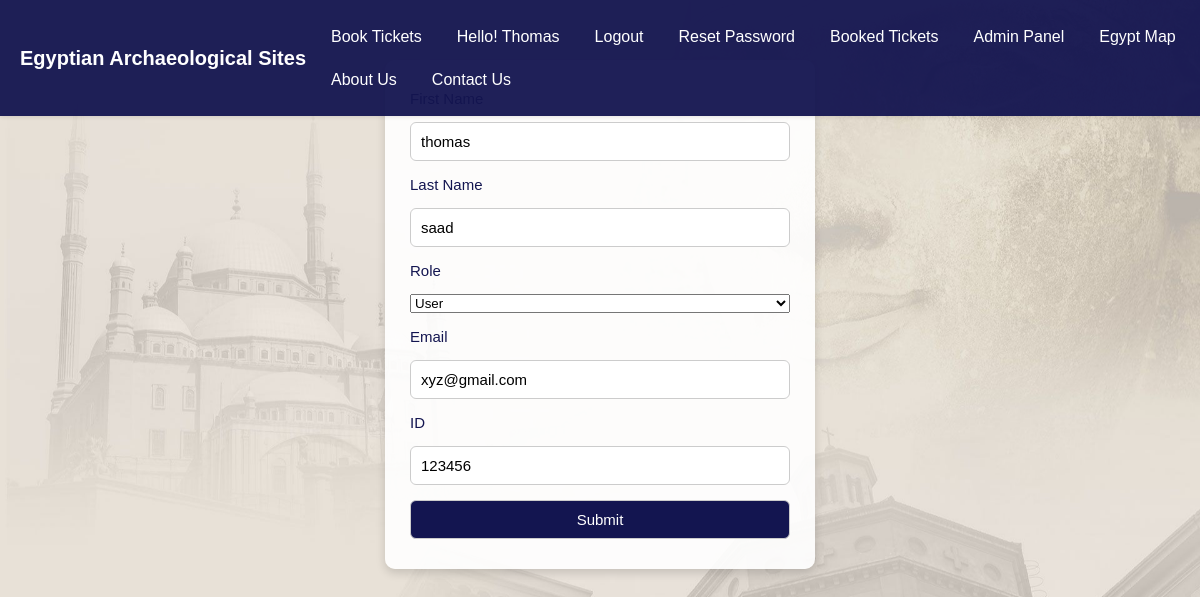
The page /edit.php?id=123456 (signed in) on the database its author committed.
### tables this page shows
CREATE TABLE `users` (
  `first_name` varchar(100) NOT NULL,
  `last_name` varchar(100) NOT NULL,
  `email` varchar(50) NOT NULL,
  `password` varchar(255) NOT NULL,
  `ID` bigint NOT NULL,
  `rule` tinyint(1) NOT NULL DEFAULT '0',
  PRIMARY KEY (`ID`)
);

### Database/conn.php (called while the page is built)
<?php
require_once 'crud.php';
    $host = 'localhost';
    $db = 'arch-egypt';
    $user = 'root';
    $pass = 'root';
    $charset = 'utf8';
    $dsn = "mysql:host=$host;dbname=$db;charset=$charset";
    try {
        $pdo = new PDO($dsn, $user, $pass);
    } catch (PDOException $th) {
        throw new PDOException($th->getMessage(), (int)$th->getCode());
    }
    $crud = new crud($pdo);
?>

### Database/crud.php (called while the page is built, shortened)
<?php
class crud
{
    private $db;
    function __construct($conn)
    {
        $this->db = $conn;
    }
    public function getuserById($id)
    {
        try {
            $sql = "SELECT * FROM users WHERE ID = :id";
            $stmt = $this->db->prepare($sql);
            $stmt->bindParam(':id', $id);
            $stmt->execute();
            return $stmt->fetch(PDO::FETCH_ASSOC);
        } catch (\Throwable $th) {
            return false;
        }
    }
}

### edit.php (the view, shortened to what this page needs)
<?php
require_once 'include/header.php';
require_once 'Database/conn.php';
$id = $_GET['id'];
$user = $crud->getuserById($id);
?>
<div class="forms">
    <form action="editpost.php" method="post">
        <label for="fname">First Name</label>
        <input type="text" id="fname" name="fname" placeholder="First Name" value="<?php echo $user['first_name'] ;?>" required>
        <label for="lname">Last Name</label>
        <input type="text" id="lname" name="lname" placeholder="Last Name" value="<?php echo $user['last_name'] ;?>" required>
        <label for="rule">Role</label>
        <select name="rule" id="rule">
            <option value="0" <?= $user['rule'] == 0 ? 'selected' : '' ?>>User</option>
        </select>
        <label for="email">Email</label>
        <input type="email" id="email" name="email" placeholder="Email" value="<?php echo $user['email'] ;?>" readonly>
        <label for="id">ID</label>
        <input type="text" id="id" name="id" placeholder="Your ID" value="<?php echo $user['ID'] ;?>" readonly>
        <input type="submit" name="submit" style="background-color: #131550;
    color: white;" >
    </form>
</div>

### edit.php (style rules this page uses)
html, body { height: 100%; margin: 0; padding: 0; font-family: Arial, sans-serif; background-image: url('background.jpg'); background-size: cover; background-position: center; background-repeat: no-repeat; background-attachment: fixed; }
.forms { margin: 60px auto 40px; display: flex; justify-content: center; align-items: center; }
form { background-color: rgba(255, 255, 255, 0.9); padding: 30px 25px; border-radius: 10px; box-shadow: 0 4px 10px rgba(0, 0, 0, 0.15); width: 100%; max-width: 380px; display: flex; flex-direction: column; gap: 15px; }
form label { font-size: 15px; color: #131550; font-weight: 500; }
form input { padding: 10px; font-size: 15px; border: 1px solid #ccc; border-radius: 6px; }

### rows shown on the page
users: fname "thomas", lname "saad", rule "User", email "xyz@gmail.com", id "123456"

### other values the page prints
$_SESSION['fname'] "Thomas"
